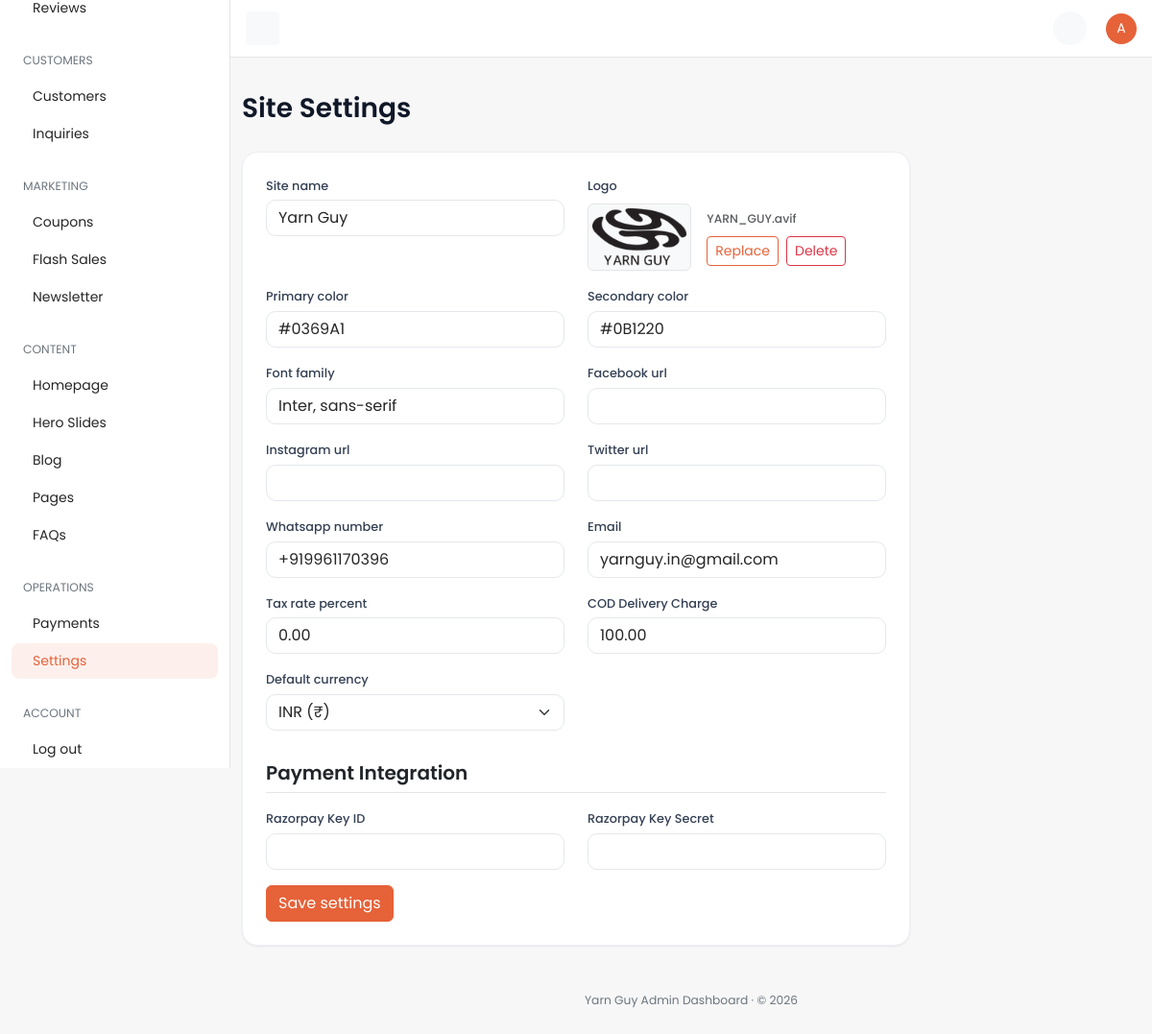
/dashboard/settings/ (signed in), run on the app's committed database.
### core/models.py (models this page shows, shortened)
class TimeStampedModel(models.Model):
    created_at = models.DateTimeField(
        auto_now_add=True,
        db_index=True,
        verbose_name="Created at",
        help_text="Timestamp when this record was first created.",
    )
    updated_at = models.DateTimeField(
        auto_now=True,
        db_index=True,
        verbose_name="Updated at",
        help_text="Timestamp when this record was last modified.",
    )
    class Meta:
        abstract = True

class SiteSettings(TimeStampedModel):
    site_name = models.CharField(max_length=120, default="Yarn Guy")
    logo = models.ImageField(upload_to="site/", blank=True, null=True, verbose_name="Logo")
    primary_color = models.CharField(max_length=7, default="#0369A1")
    secondary_color = models.CharField(max_length=7, default="#0B1220")
    font_family = models.CharField(max_length=120, default="Inter, sans-serif")
    facebook_url = models.URLField(blank=True)
    instagram_url = models.URLField(blank=True)
    twitter_url = models.URLField(blank=True)
    whatsapp_number = models.CharField(max_length=20, blank=True)
    vendor_email = models.EmailField(
        blank=True,
        verbose_name="Vendor Email",
        help_text="Email address to receive quote requests and contact inquiries.",
    )
    default_currency = models.ForeignKey(
        Currency,
        on_delete=models.PROTECT,
        null=True,
        blank=True,
        related_name="+",
    )
    default_language = models.CharField(max_length=5, default="en")
    tax_rate_percent = models.DecimalField(max_digits=5, decimal_places=2, default=0)
    cod_delivery_charge = models.DecimalField(max_digits=10, decimal_places=2, default=50, verbose_name="COD Delivery Charge")
    card_gateway_public_key_env = models.CharField(
        max_length=80,
        default="CARD_GATEWAY_PUBLIC_KEY",
        help_text="Environment variable name for the card gateway public key.",
    )
    qatar_gateway_public_key_env = models.CharField(
        max_length=80,
        default="QATAR_GATEWAY_PUBLIC_KEY",
        blank=True,
    )
    order_email_template_slug = models.CharField(max_length=80, default="order-status")
    whatsapp_template_slug = models.CharField(max_length=80, default="order-whatsapp")
    razorpay_key_id = models.CharField(
        max_length=120,
        blank=True,
        verbose_name="Razorpay Key ID",
        help_text="Razorpay Key ID / Test Key ID for payment processing.",
    )
    razorpay_key_secret = models.CharField(
        max_length=120,
        blank=True,
        verbose_name="Razorpay Key Secret",
        help_text="Razorpay Key Secret / Test Key Secret for payment signature verification.",
    )
    class Meta:
        verbose_name = "Site settings"
        verbose_name_plural = "Site settings"

### dashboard/views/misc.py (the view)
# urls.py: path("settings/", misc.settings_view, name="settings"),
@dashboard_required
@require_http_methods(["GET", "POST"])
def settings_view(request: HttpRequest) -> HttpResponse:
    instance = SiteSettings.objects.first()
    if request.method == "POST":
        form = forms.SiteSettingsForm(request.POST, request.FILES, instance=instance)
        if form.is_valid():
            form.save()
            messages.success(request, "Settings saved.")
            return redirect("dashboard:settings")
    else:
        form = forms.SiteSettingsForm(instance=instance)
    _style(form)
    return render(
        request,
        "dashboard/settings.html",
        {"nav_section": "settings", "page_title": "Settings", "form": form},
    )

### cart/selectors.py (called while the page is built, shortened)
def get_cart_for_request(*, request: HttpRequest) -> Optional[Cart]:
    if hasattr(request, _CART_CACHE_ATTR):
        return getattr(request, _CART_CACHE_ATTR)
    if not request.session.session_key:
        request.session.create()
    session_key = request.session.session_key
    cart = None
    if request.user.is_authenticated and hasattr(request.user, "customer_profile"):
        cart = (
            Cart.objects.filter(customer_profile=request.user.customer_profile)
            .select_related("currency")
            .first()
        )
    if cart is None and session_key:
        cart = (
            Cart.objects.filter(session_key=session_key)
            .select_related("currency")
            .first()
        )
    setattr(request, _CART_CACHE_ATTR, cart)
    return cart

def get_cart_item_count(*, cart: Cart | None) -> int:
    if cart is None:
        return 0
    total = CartItem.objects.filter(cart=cart).aggregate(total=Sum("quantity"))["total"]
    return int(total or 0)

def get_cart_count(*, request: HttpRequest) -> int:
    cart = get_cart_for_request(request=request)
    return get_cart_item_count(cart=cart)

def get_cart_item_keys(*, request: HttpRequest) -> set[str]:
    cart = get_cart_for_request(request=request)
    if not cart:
        return set()
    return {f"{pid}_{vid}" if vid else f"{pid}" for pid, vid in CartItem.objects.filter(cart=cart).values_list("product_id", "variant_id")}

def _wishlist_items_qs(*, request: HttpRequest):
    from accounts.models import WishlistItem
    if request.user.is_authenticated and hasattr(request.user, "customer_profile"):
        return WishlistItem.objects.filter(
            wishlist__customer_profile=request.user.customer_profile
        )

def get_wishlist_count(*, request: HttpRequest) -> int:
    return _wishlist_items_qs(request=request).count()

def get_wishlist_product_ids(*, request: HttpRequest) -> set[int]:
    return set(_wishlist_items_qs(request=request).values_list("product_id", flat=True))

### core/models.py (called while the page is built)
    def __str__(self) -> str:
        return f"{self.code} ({self.symbol})"

### core/selectors.py (called while the page is built)
def get_default_currency() -> Optional[Currency]:
    cached = cache.get(DEFAULT_CURRENCY_CACHE_KEY)
    if cached is not None:
        return cached
    currency = Currency.objects.filter(is_default=True).first()
    if currency is not None:
        cache.set(DEFAULT_CURRENCY_CACHE_KEY, currency, DEFAULT_CURRENCY_TTL)
    return currency

### dashboard/templates/dashboard/settings.html (shortened to what this page needs)
{% extends "dashboard/base.html" %}
{% block page_title %}Site Settings{% endblock %}
{% block content %}
<div class="row">
  <div class="col-12 col-xl-9">
    <div class="card">
      <div class="card-body p-4">
        <form method="post" enctype="multipart/form-data" novalidate>
          <div class="row">
            {% for field in form %}
            {% if field.name == 'razorpay_key_id' %}
            <div class="col-12 mt-3 mb-2">
              <h5 class="border-bottom pb-2 fw-semibold text-dark">Payment Integration</h5>
            </div>
            {% endif %}
            <div class="{% if field.field.widget.input_type == 'checkbox' %}col-12{% else %}col-md-6{% endif %} mb-3">
              {% if field.name == 'logo' %}
                <label class="form-label" for="{{ field.id_for_label }}">{{ field.label }}</label>
                <div class="d-flex flex-wrap align-items-center gap-3 mt-1">
                  <div id="logo-preview-container" class="border rounded p-1 bg-light" style="{% if not form.instance.logo %}display: none;{% endif %}">
                    <img id="logo-preview-img" src="{% if form.instance.logo %}{{ form.instance.logo.url }}{% endif %}" alt="Logo" style="height: 60px; max-width: 150px; object-fit: contain;">
                  </div>
                  <div class="d-flex flex-column gap-2">
                    <div>
                      <span id="logo-filename" class="text-muted small fw-medium">
                        {% if form.instance.logo %}{{ form.instance.logo.name|cut:"site/" }}{% else %}No file chosen{% endif %}
                      </span>
                    </div>
                    <div class="d-flex gap-2">
                      <button type="button" class="btn btn-sm btn-outline-primary" onclick="document.getElementById('{{ field.id_for_label }}').click()">
                        {% if form.instance.logo %}Replace{% else %}Choose File{% endif %}
                      </button>
                      {% if form.instance.logo %}
                      <label id="logo-delete-btn" class="btn btn-sm btn-outline-danger mb-0">
                        "> Delete
                      </label>
                      {% endif %}
                    </div>
                  </div>
                </div>
              {% elif field.field.widget.input_type == 'checkbox' %}
              <div class="form-check mt-4">{{ field }}<label class="form-check-label" for="{{ field.id_for_label }}">{{ field.label }}</label></div>
              {% else %}
              <label class="form-label" for="{{ field.id_for_label }}">{{ field.label }}</label>
              {{ field }}
              {% endif %}
            </div>
            {% endfor %}
          </div>
          <button type="submit" class="btn btn-primary">Save settings</button>
        </form>
      </div>
    </div>
  </div>
</div>
{% endblock %}

### dashboard/templates/dashboard/partials/_topbar.html (shortened to what this page needs)
{% load static %}
<nav id="topbar" class="navbar bg-white border-bottom fixed-top topbar px-3">
  <button id="toggleBtn" class="d-none d-lg-inline-flex btn btn-light btn-icon btn-sm" type="button">
  </button>
  <div>
    <ul class="list-unstyled d-flex align-items-center mb-0 gap-1">
      <li>
        <a class="position-relative btn-icon btn-sm btn-light btn rounded-circle" data-bs-toggle="dropdown"
           aria-expanded="false" href="#" role="button">
        </a>
      </li>
      <li class="ms-3 dropdown">
        <a href="#" role="button" data-bs-toggle="dropdown" aria-expanded="false">
          <span class="avatar avatar-sm avatar-primary rounded-circle">
            <span class="avatar-initials rounded-circle">{{ request.user.get_username|slice:":1"|upper }}</span>
          </span>
        </a>
      </li>
    </ul>
  </div>
</nav>

### static/dashboard/css/dashboard.css (style rules this page uses)
:root { --bs-primary: #e66239; --bs-primary-rgb: 230, 98, 57; --bs-primary-text-emphasis: #8a3a22; --bs-primary-bg-subtle: #fbe0d7; --bs-primary-border-subtle: #f5b7a4; --bs-link-color: #404040; --bs-link-color-rgb: 64, 64, 64; --bs-link-hover-color: #e66239; --bs-link-hover-color-rgb: 230, 98, 57; --bs-body-font-family: "Poppins", system-ui, -apple-system, "Segoe UI", Roboto, sans-serif; --bs-body-font-size: 0.875rem; --bs-body-color: #262626; --bs-border-color: #e5e5e5; --bs-tertiary-bg: #f5f5f5; }
body { font-family: var(--bs-body-font-family); background-color: #f7f7f8; }
.btn-primary { --bs-btn-bg: #e66239; --bs-btn-border-color: #e66239; --bs-btn-hover-bg: #cf522c; --bs-btn-hover-border-color: #c34e2a; --bs-btn-active-bg: #c34e2a; --bs-btn-active-border-color: #b84926; --bs-btn-disabled-bg: #e66239; --bs-btn-disabled-border-color: #e66239; }
.btn-outline-primary { --bs-btn-color: #e66239; --bs-btn-border-color: #e66239; --bs-btn-hover-bg: #e66239; --bs-btn-hover-border-color: #e66239; --bs-btn-active-bg: #e66239; --bs-btn-active-border-color: #e66239; }
a { text-decoration: none; }
.card { --bs-card-border-color: #eee; box-shadow: 0 1px 2px rgba(16, 24, 40, 0.05); }
.topbar { height: 60px; margin-left: 240px; }
.avatar { position: relative; display: inline-block; width: 3rem; height: 3rem; }
.avatar-sm { width: 2rem; height: 2rem; }
.avatar-initials { display: flex; justify-content: center; align-items: center; width: 100%; height: 100%; pointer-events: none; text-transform: uppercase; }
.avatar-primary .avatar-initials { color: #fff; background-color: #e66239; }
.btn-icon { position: relative; display: inline-flex; flex-shrink: 0; justify-content: center; align-items: center; font-size: 0.93rem; font-weight: 400; width: 2.5rem; height: 2.5rem; padding: 0; }
.btn-icon.btn-sm { font-size: 0.875rem; width: 2.1875rem; height: 2.1875rem; }
:root { --dash-ink: #101828; --dash-muted: #667085; --dash-line: #eef0f3; --dash-radius: 16px; }
.card { --bs-card-border-color: #eef0f3; border-radius: var(--dash-radius); box-shadow: 0 1px 2px rgba(16, 24, 40, 0.04), 0 1px 3px rgba(16, 24, 40, 0.03); }
.form-label { font-size: 0.8rem; font-weight: 500; color: #344054; margin-bottom: 0.35rem; }
.form-control, .form-select { border-color: #e4e7ec; border-radius: 10px; }

### data on the page
SiteSettings: form "Yarn Guy" "#0369A1" "#0B1220" "Inter, sans-serif" "+919961170396" "yarnguy.in@gmail.com" "0.00" "100.00" "INR (₹)", logo (picture), instance.logo.name "YARN_GUY.avif"

### other printed values
{{ request.user.get_username|slice:":1"|upper }} "A"
{{ field.label }} "Site name" "Primary color" "Secondary color" "Font family" "Facebook url" "Instagram url" "Twitter url" "Whatsapp number" "Email" "Tax rate percent" "COD Delivery Charge" "Default currency" "Razorpay Key ID" "Razorpay Key Secret"
{{ field.label }} "Logo"
